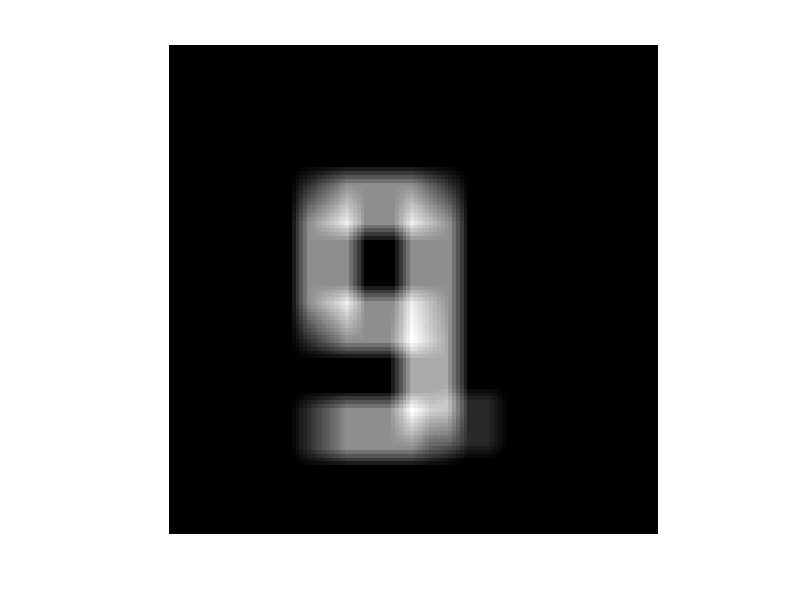
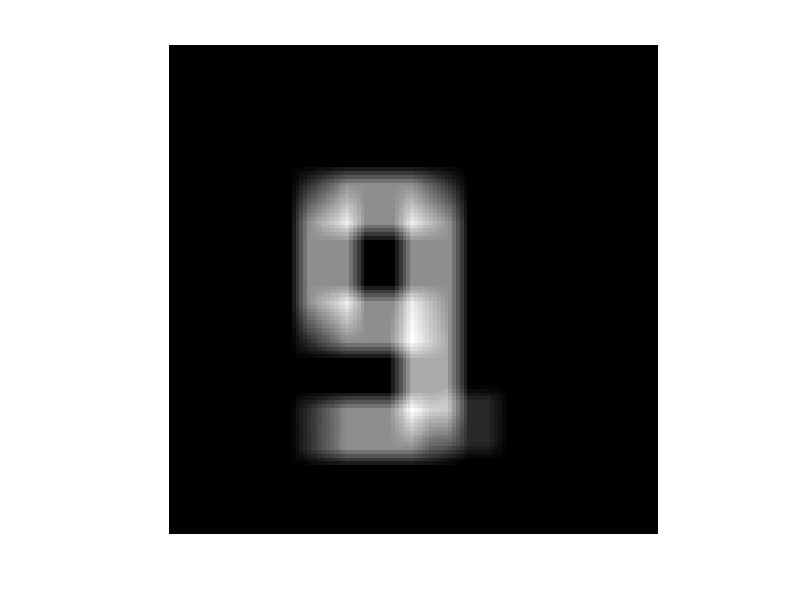
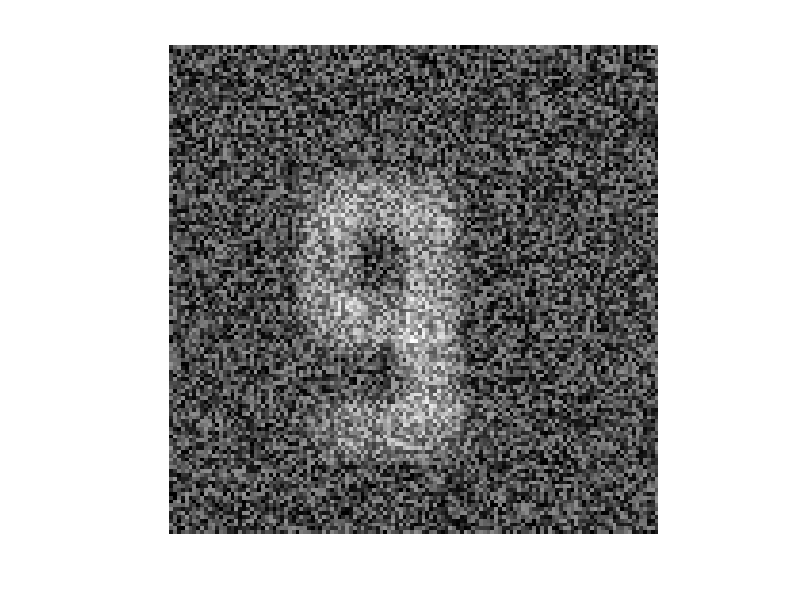
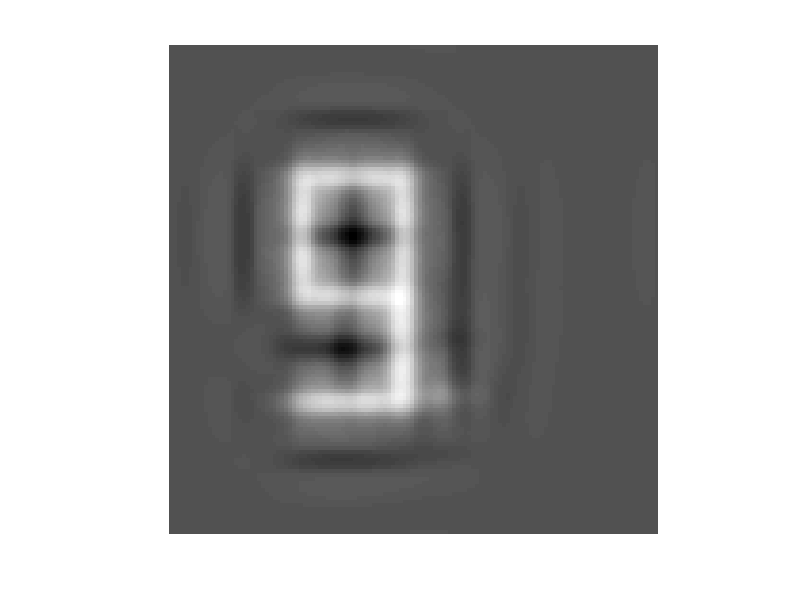

Recreate these plots in MATLAB, in order.
%%in barnamei baraye INVERSE FILTERING va WIENER FILTER ast,BARAYE
%EJRAYE BARNAME HAME BARNAME RA ENTEKHAB KARDE(Ctrl+A & Ctrl+C)VA DAR Command
%Window MATLAB PASTE KONID. 
clc;
clear all;
close all;
load mydata.mat
TYPE=2; % ba entekhab TYPE=1 inverse filtering ,ba entekhab TYPE=2 wiener filter
Q=2; %1:teorical,2:expermental,3:SNR
%tasvir vorudi
D=cat(3,a,b); D=cat(3,D,c);
[M N]=size(D(:,:,1));
NN=[0.001 0.01 2];
k=900; II=15; R0=5; R1=10;
h(1:II,1:II)=II^(-2);
%wiener filter
H1=fft2(h,M,N);
for i=1:3
    switch TYPE
        case 1 % Inverse Filtering
            TT=0.05; 
            ID=abs(H1)<=TT;
            H1(ID)=TT;
            %FFT
            G=fft2(D(:,:,i),M,N);
            FF=G./H1;
            Fh=ifft2(FF);
        case 2 % Wiener Filter
        switch Q
        case 0 %  theoretical 
            RR=R0^2*(1-k/(M*N-1))*(1-k/(M*N))+2*R0*R1*(k/(M*N-1))*(1-k/(M*N))+...
            R1^2*k*(k-1)/(M*N*(M*N-1));
            MU_2=R0^2*(1-k/(M*N))+R1^2*k/(M*N);
            RF(1:M,1:N)=RR;
            RF(1,1)=MU_2;
            SF=fft2(RF);
            RN=zeros(M,N);
            RN(1,1)=NN(i)^2/3;
            SN=fft2(RN);
            Hr=conj(H1).*SF./((H1.*conj(H1)).*SF+SN);
        case 1 % experimental
            PP=k/(M*N);
            SML=rand(M,N);
            SML=double(R0*(SML>PP))+double(R1*(SML<=PP));
            RF=xcorr2(SML)/(M*N);
            RF=RF(M:(2*M-1),N:(2*N-1));
            SF=fft2(RF);
            E=2*NN(i)*(rand(M,N)-0.5);
            RN=xcorr2(E)/(M*N);
            RN=RN(M:(2*M-1),N:(2*N-1));
            SN=fft2(RN);
            H1r=conj(H1).*SF./((H1.*conj(H1)).*SF+SN);
        case 2 %SNR
            SNR=10^(12/10); 
            H1r=conj(H1)./((H1.*conj(H1))+1./SNR);
        end
            FF=H1r.*fft2(D(:,:,i));
            Fh=real(ifft2(FF));
        end
            figure(i);
            imshow(D(:,:,i),[]);
            figure(3+i);
            imshow(Fh,[]);
        if TYPE==1
        else
        end
end